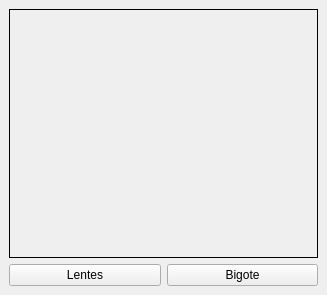
<?xml version="1.0" encoding="UTF-8"?>
<ui version="4.0">
 <class>MainWindow</class>
 <widget class="QMainWindow" name="MainWindow">
  <property name="geometry">
   <rect>
    <x>0</x>
    <y>0</y>
    <width>327</width>
    <height>295</height>
   </rect>
  </property>
  <property name="windowTitle">
   <string>Filtros</string>
  </property>
  <widget class="QWidget" name="centralwidget">
   <layout class="QGridLayout" name="gridLayout">
    <item row="1" column="0">
     <widget class="QPushButton" name="btnGlasses">
      <property name="text">
       <string>Lentes</string>
      </property>
     </widget>
    </item>
    <item row="1" column="1">
     <widget class="QPushButton" name="btnMustach">
      <property name="text">
       <string>Bigote</string>
      </property>
     </widget>
    </item>
    <item row="0" column="0" colspan="2">
     <widget class="QLabel" name="lbl_image">
      <property name="frameShape">
       <enum>QFrame::Shape::Box</enum>
      </property>
      <property name="text">
       <string/>
      </property>
     </widget>
    </item>
   </layout>
  </widget>
 </widget>
 <resources/>
 <connections/>
</ui>
